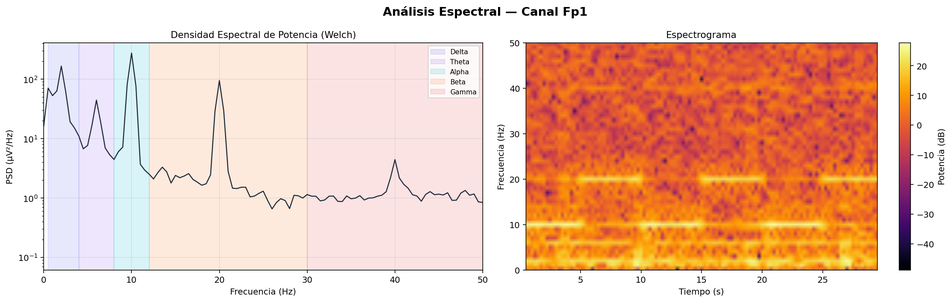
#> input picture semana_9_1_analisis_figuras_geometricas/media/fuente1.png, 952 x 302 px, shrunk from 2181 x 691 before the run
$ jupyter execute main.ipynb   (shell and % lines are left out)
#> lines starting #> are read from the running program, lines starting #| are printed output that depends on the picture; after the words box and inside, x2 and y2 are one past the last pixel; in counts of white or black regions, pixels touching at a corner belong together
# Análisis de Figuras Geométricas

Este cuaderno realiza las siguientes tareas:
1. **Carga de imágenes:** Permite alternar entre `fuente1` y `fuente2`.
2. **Binarización:** Uso de `cv2.threshold()` para segmentar las figuras.
3. **Detección de contornos:** Uso de `cv2.findContours()`.
4. **Propiedades Geométricas:** Cálculo de Área, Perímetro y Centroide (momentos).
5. **Etiquetado:** Dibujar contornos y mostrar métricas sobre la imagen.
6. **Clasificación:** Identificación de figuras (Triángulo, Cuadrado/Rectángulo, Círculo) mediante `cv2.approxPolyDP()`.

Recuerda seguir los pasos del README.md para configurar el entorno de python y el kernel de jupyter

[cell 1]
import cv2
import numpy as np
import matplotlib.pyplot as plt
import os

# Configuración de visualización para matplotlib

## 1. Cargar la imagen
Cambia la variable `image_source` para alternar entre 'fuente1' y 'fuente2'.

[cell 2]
# Configuración de la fuente de imagen
fuente1 = '../media/fuente1.png'
fuente2 = '../media/fuente2.png'

def getImage(image_path):
#> called with image_path = '../media/fuente1.png'
    if not os.path.exists(image_path):
        print(f"Error: No se encontró el archivo en {image_path}")
    else:
        # Cargar imagen original
        image = cv2.imread(image_path)
#> image is the input picture: shape (302, 952, 3); mean B, G, R 181.6, 200.1, 238.8
        img_rgb = cv2.cvtColor(image, cv2.COLOR_BGR2RGB)
        img_gray = cv2.cvtColor(image, cv2.COLOR_BGR2GRAY)
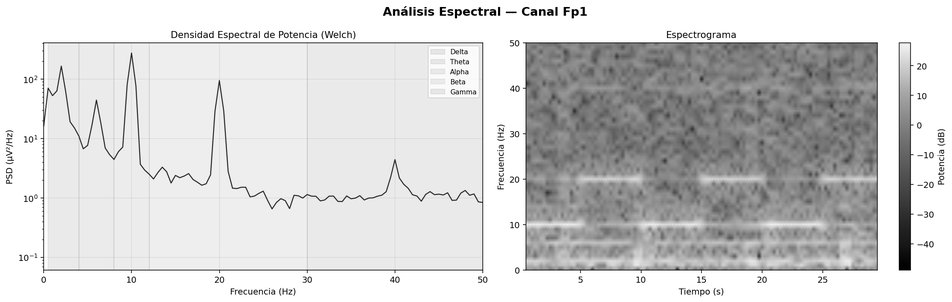
#> img_gray: shape (302, 952); min 0, max 255, mean 209.5

        return (img_rgb, img_gray)

## 2. Binarización
Convertimos la imagen a blanco y negro para facilitar la detección de contornos.

Tambien se podria saturar la imagen para mejorar la deteccion

[cell 3]
def getBinaryImage(img_gray):
    # Aplicar umbral (Threshold)
    # Se usa THRESH_BINARY_INV porque usualmente las figuras son oscuras sobre fondo claro
    _, img_bin = cv2.threshold(img_gray, 200, 255, cv2.THRESH_BINARY_INV)
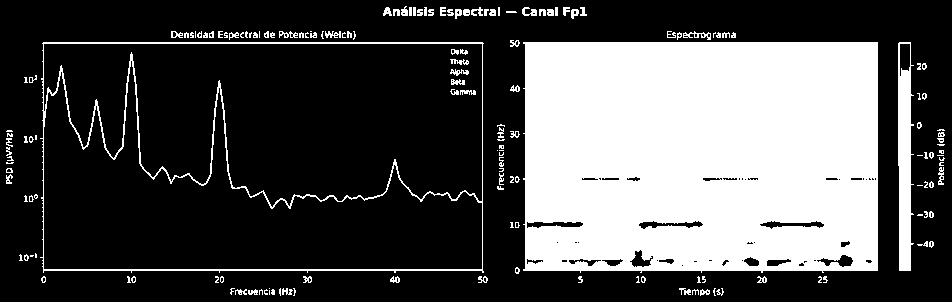
#> img_bin: shape (302, 952); 31.4% white; 164 white regions (67 under 20 px)

    # Si la mayoría de la imagen es blanca después de la inversión, aplicamos NOT
    if np.mean(img_bin) > 127:
        img_bin = cv2.bitwise_not(img_bin)

    return img_bin

## 3. Análisis de Contornos y Clasificación
Defininimos la funcion donde detectamos las figuras, calculamos sus propiedades y las clasificamos según sus vértices.

[cell 4]
def getContoursImage(img_rgb, img_gray, img_bin):
    # Detectar contornos
    contours, _ = cv2.findContours(img_bin, cv2.RETR_EXTERNAL, cv2.CHAIN_APPROX_SIMPLE)
#> contours = 157 contours, 117 with area under 20; largest, box (x1, y1, x2, y2) and area: (40, 42, 484, 273) 100142, (523, 42, 878, 273) 80275, (898, 42, 914, 271) 2648, (683, 31, 711, 40) 82, (279, 31, 298, 38) 57

    # Copia de la imagen original para dibujar resultados
    img_result = img_rgb.copy()

    print(f"Se detectaron {len(contours)} contornos.\n")
#| Se detectaron 157 contornos.

    for i, cnt in enumerate(contours):
        # --- 1. Propiedades Básicas ---
        area = cv2.contourArea(cnt)

        # Filtrar ruidos o motas pequeñas
        if area < 500:
            continue

        perimeter = cv2.arcLength(cnt, True)

        # --- 2. Centroide (Momentos) ---
        M = cv2.moments(cnt)
        if M["m00"] != 0:
            cx = int(M["m10"] / M["m00"])
            cy = int(M["m01"] / M["m00"])
        else:
            cx, cy = 0, 0

        # --- 3. Clasificación por Vértices (approxPolyDP) ---
        # Epsilon es la precisión de la aproximación
        epsilon = 0.02 * perimeter
        approx = cv2.approxPolyDP(cnt, epsilon, True)
        vertices = len(approx)

        if vertices == 3:
            shape = "Triangulo"
        elif vertices == 4:
            # Se puede refinar a Cuadrado vs Rectángulo comparando lados,
            # pero aquí lo agrupamos como pedido.
            shape = "Cuadrilatero"
        elif vertices > 4:
            shape = "Circulo (aprox)"
        else:
            shape = f"Poligono ({vertices} v)"

        # --- 4. Dibujar y Etiquetar ---
        # Dibujar contorno en verde
        cv2.drawContours(img_result, [cnt], -1, (0, 255, 0), 3)
        # Dibujar punto en el centroide
        cv2.circle(img_result, (cx, cy), 7, (255, 0, 0), -1)

        # Texto informativo
        font = cv2.FONT_HERSHEY_SIMPLEX
        cv2.putText(img_result, f"{shape}", (cx - 50, cy - 50), font, 0.7, (255, 0, 0), 2)
        cv2.putText(img_result, f"Area: {int(area)}", (cx - 50, cy - 30), font, 0.5, (0, 0, 0), 1)
        cv2.putText(img_result, f"Perim: {int(perimeter)}", (cx - 50, cy - 10), font, 0.5, (0, 0, 0), 1)
        cv2.putText(img_result, f"Centro: ({cx},{cy})", (cx - 50, cy + 10), font, 0.5, (0, 0, 0), 1)
#> this loop made 157 passes
#> (area, perimeter, cx, cy) on passes 96 to 98: (2647.5, 510.9, 904, 153), (80275, 1195.1, 700, 156), (100141.5, 1394.6, 262, 156)
#> area on passes 2, 7, 8, 11, 13, 19: 32.5, 26, 23.5, 24, 25.5, 34
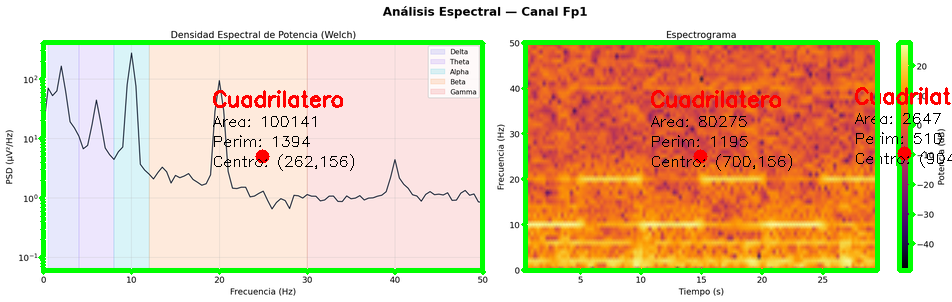
#> img_result: shape (302, 952, 3); mean R, G, B 227, 201.1, 170.3

    return img_result

[cell 5]
# fuente1
fuente1_rgb, fuente1_gray = getImage(fuente1)
fuente1_bin = getBinaryImage(fuente1_gray)
fuente1_result = getContoursImage(fuente1_rgb, fuente1_gray, fuente1_bin)

# Mostrar grayscale
plt.figure(figsize=(8, 5))
# Restaurar mapa de color
plt.imshow(cv2.cvtColor(fuente1_gray, cv2.COLOR_BGR2RGB))
plt.title(f'Imagen Grayscale: {fuente1}')
plt.axis('off')
plt.show()

# Mostrar binarizacion
plt.figure(figsize=(8, 5))
plt.imshow(fuente1_bin, cmap='gray')
plt.title('Imagen Binarizada')
plt.axis('off')
plt.show()

# Mostrar resultado final
plt.figure(figsize=(12, 8))
plt.imshow(fuente1_result)
plt.title('Resultados del Análisis de Figuras (Fuente1)')
plt.axis('off')
plt.show()

[cell 6]
# fuente2
fuente2_rgb, fuente2_gray = getImage(fuente2)
#> call 2 of getImage, with image_path = '../media/fuente2.png'
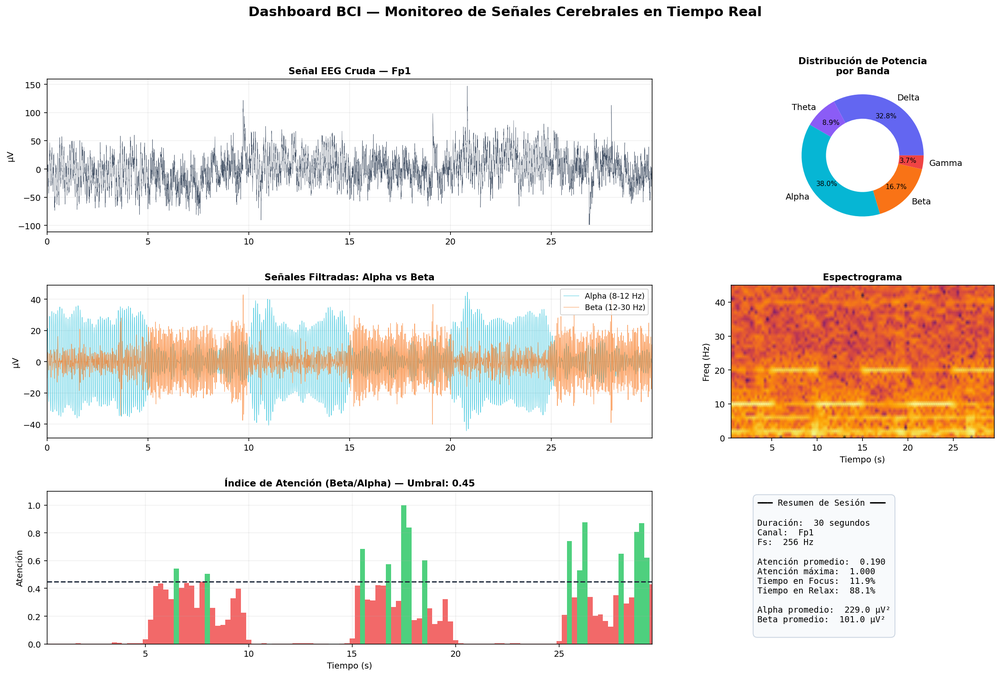
#> input picture semana_9_1_analisis_figuras_geometricas/media/fuente2.png, 1000 x 676 px, shrunk from 2291 x 1548 before the run
#> in getImage, image is the input picture: shape (676, 1000, 3); mean B, G, R 226.4, 231.7, 238.8
#> in getImage (call 2), `img_gray = cv2.cvtColor(image, cv2.COLOR_BGR2GRAY)`:
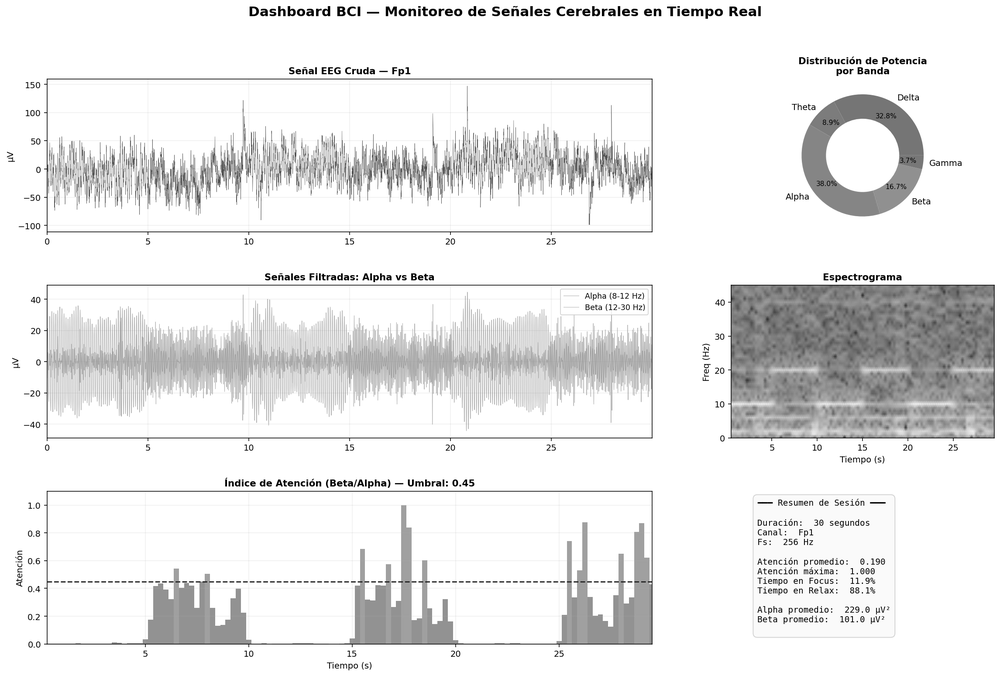
#> img_gray: shape (676, 1000); min 0, max 255, mean 233.2
fuente2_bin = getBinaryImage(fuente2_gray)
#> in getBinaryImage (call 2), `_, img_bin = cv2.threshold(img_gray, 200, 255, cv2.THRESH_BINARY_INV)`:
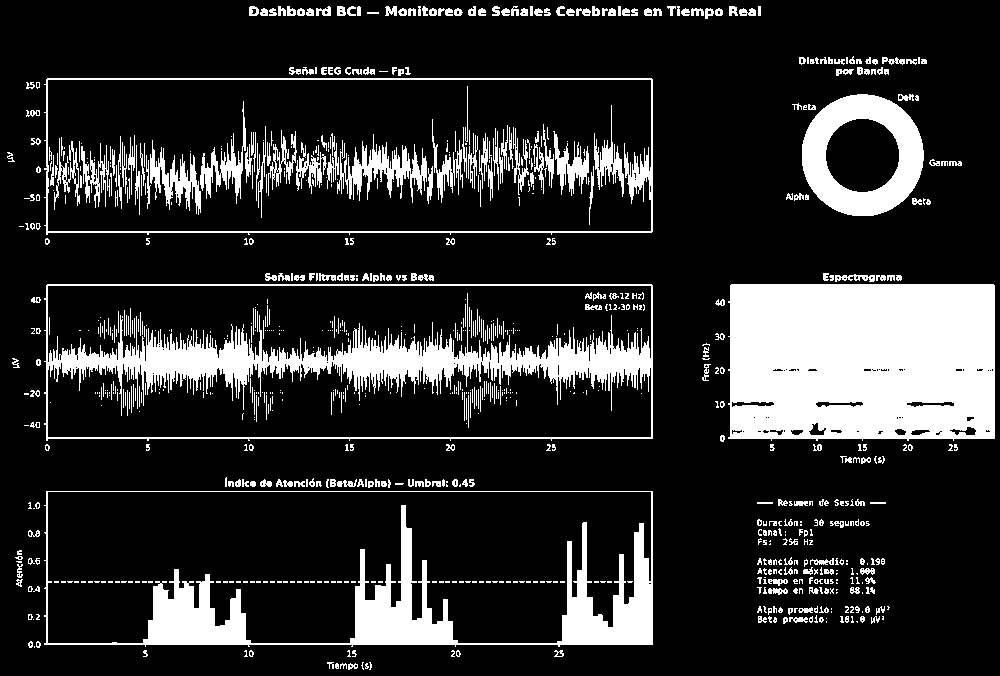
#> img_bin: shape (676, 1000); 17.8% white; 906 white regions (558 under 20 px)
fuente2_result = getContoursImage(fuente2_rgb, fuente2_gray, fuente2_bin)
#> in getContoursImage (call 2), `contours, _ = cv2.findContours(img_bin, cv2.RETR_EXTERNAL, cv2.CHAIN_A..`: contours = 409 contours, 269 with area under 20; largest, box (x1, y1, x2, y2) and area: (44, 284, 653, 441) 93344, (44, 78, 653, 235) 93338, (44, 491, 653, 647) 92738, (728, 284, 995, 441) 40676, (802, 94, 924, 216) 11558
#| Se detectaron 409 contornos.
#> the loop in getContoursImage (call 2), `for i, cnt in enumerate(contours):` made 409 passes
#> (area, perimeter, cx, cy, shape) on passes 182, 259, 260, 322, 325: (92738.5, 1551.4, 348, 567, 'Cuadrilatero'), (40676.5, 863.7, 861, 361, 'Cuadrilatero'), (93344, 1551.9, 348, 361, 'Cuadrilatero'), (11558, 402, 862, 154, 'Circulo (aprox)'), (93337.5, 1557, 348, 155, 'Cuadrilatero')
#> area on passes 2, 8, 24, 35, 45: 34.5, 35, 52, 27.5, 43.5
#> after the loop in getContoursImage (call 2), `for i, cnt in enumerate(contours):`:
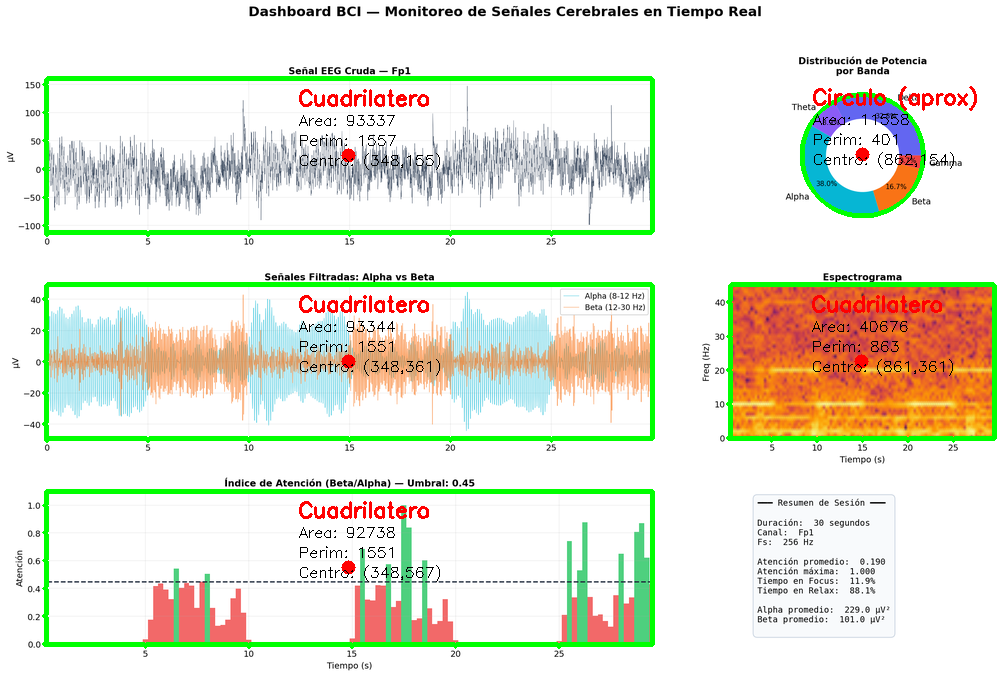
#> img_result: shape (676, 1000, 3); mean R, G, B 229, 231.1, 215.3

# Mostrar grayscale
plt.figure(figsize=(8, 5))
# Restaurar mapa de color
plt.imshow(cv2.cvtColor(fuente2_gray, cv2.COLOR_BGR2RGB))
plt.title(f'Imagen Grayscale: {fuente2}')
plt.axis('off')
plt.show()

# Mostrar binarizacion
plt.figure(figsize=(8, 5))
plt.imshow(fuente2_bin, cmap='gray')
plt.title('Imagen Binarizada')
plt.axis('off')
plt.show()

# Mostrar resultado final
plt.figure(figsize=(12, 8))
plt.imshow(fuente2_result)
plt.title('Resultados del Análisis de Figuras (Fuente2)')
plt.axis('off')
plt.show()
